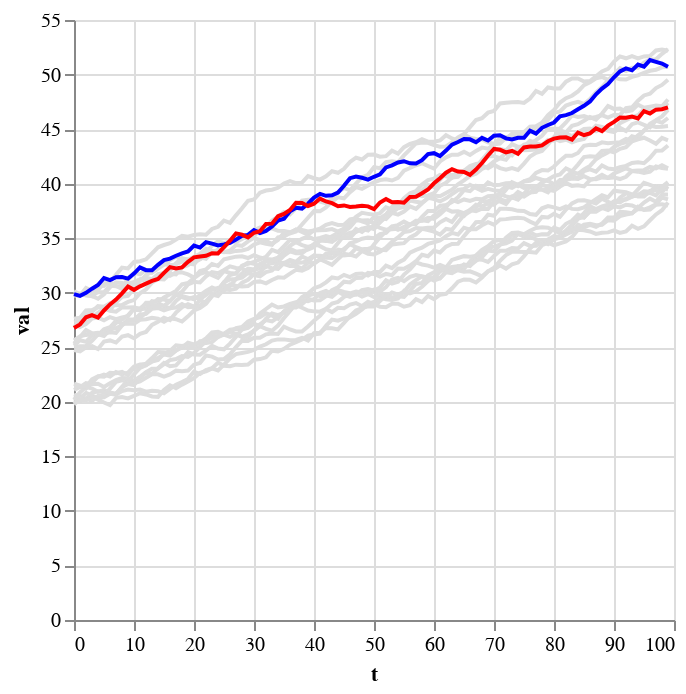

Notebook source saved alongside this figure:
### Code cell
# alternately, using a mapping
color_mapping = {"EC": "blue", "ED": "red", "default": "#ddd"}
alt.Chart(data).mark_line().encode( 
    y="val",
    x="t",
    color=alt.Color("country:N", scale=alt.Scale(
        domain=list(countries_initial.keys()),
        range=[color_mapping.get(c, color_mapping['default']) for c in countries_initial]  
    ), legend=None),
    #detail="country",
)

### Figure 1 — Vega-Lite specification as saved in the notebook (floating-point values rounded to 4 significant figures; data arrays with more than 128 entries replaced by an {"elided": "..."} marker saying what was removed)
{"config": {"view": {"continuousWidth": 300, "continuousHeight": 300}}, "data": {"name": "data-c9bb8c97fb5e80e6964753840972258a"}, "mark": {"type": "line"}, "encoding": {"color": {"field": "country", "legend": null, "scale": {"domain": ["AA", "AB", "AC", "AD", "AE", "BA", "BB", "BC", "BD", "BE", "CA", "CB", "CC", "CD", "CE", "DA", "DB", "DC", "DD", "EA", "EB", "EC", "ED"], "range": ["#ddd", "#ddd", "#ddd", "#ddd", "#ddd", "#ddd", "#ddd", "#ddd", "#ddd", "#ddd", "#ddd", "#ddd", "#ddd", "#ddd", "#ddd", "#ddd", "#ddd", "#ddd", "#ddd", "#ddd", "#ddd", "blue", "red"]}, "type": "nominal"}, "x": {"field": "t", "type": "quantitative"}, "y": {"field": "val", "type": "quantitative"}}, "$schema": "https://vega.github.io/schema/vega-lite/v5.20.1.json", "datasets": {"data-c9bb8c97fb5e80e6964753840972258a": {"elided": "2300 records"}}}
